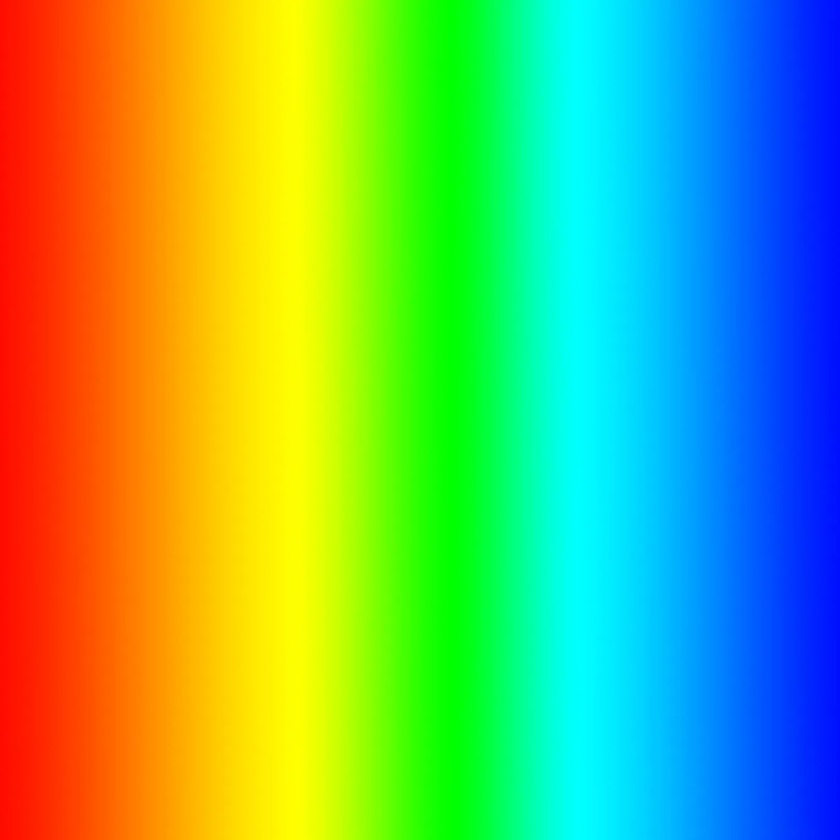
#> input picture openCV_practice/rainbow.jpeg, 840 x 840 px, shrunk from 1333 x 1333 before the run, given in place of rainbow.jpg, which was not available
$ python thresholding.py
#> lines starting #> are read from the running program, lines starting #| are printed output that depends on the picture; after the words box and inside, x2 and y2 are one past the last pixel; in counts of white or black regions, pixels touching at a corner belong together; pictures that were not available may be replaced by others from this repository, and a replacement may not be noted
import PIL
from matplotlib import image
import numpy as np
import matplotlib.pyplot as plt
import cv2
from PIL import Image

img = cv2.imread("rainbow.jpg",0)
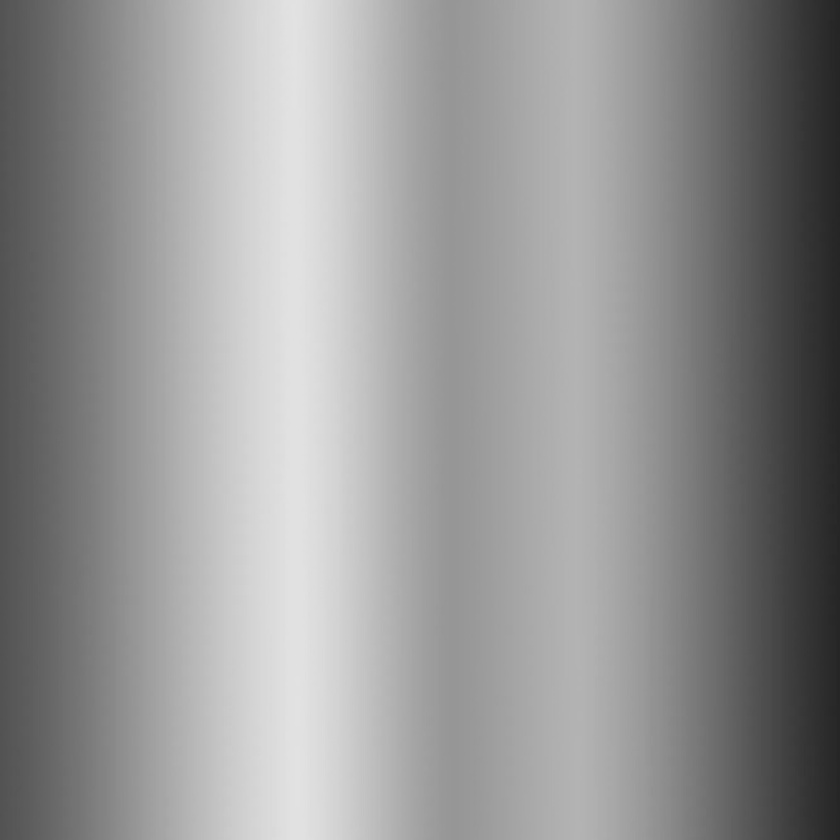
#> img: shape (840, 840); min 36, max 226, mean 149.4
#影像二值化

ret,thresh1=cv2.threshold(img,127,255,cv2.THRESH_BINARY)
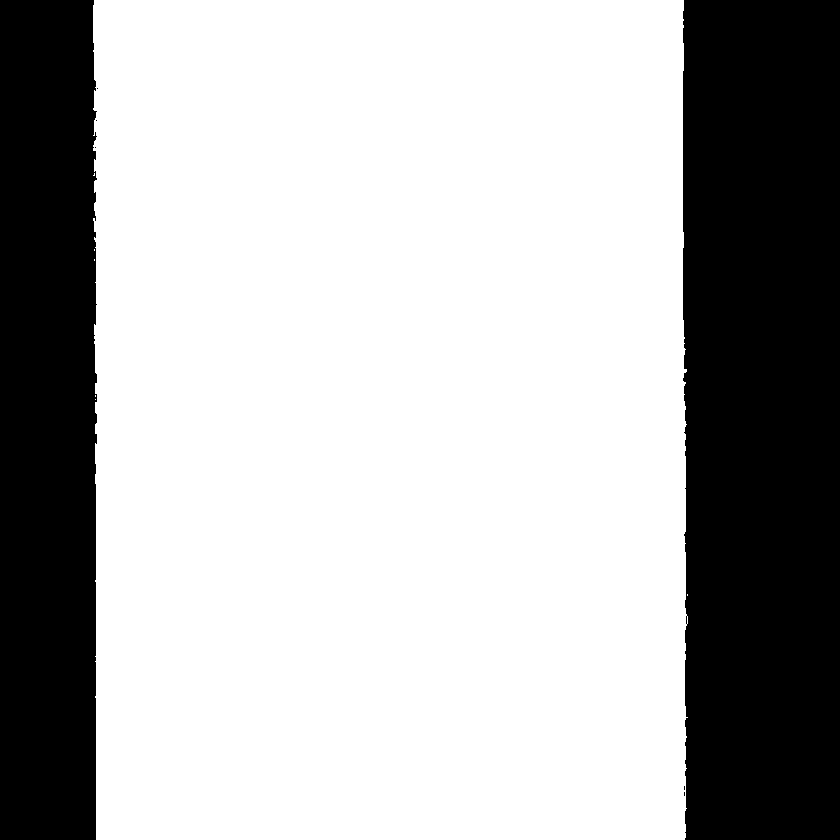
#> thresh1: shape (840, 840); 70.1% white; 7 black regions (5 under 20 px), largest, box (x1, y1, x2, y2) and area: (683, 0, 840, 840) 130538, (0, 0, 97, 840) 80127

fig = plt.figure()
ax1 = fig.add_subplot(1,2,1)
ax1.imshow(img,cmap="gray")
ax2 = fig.add_subplot(1,2,2)
ax2.imshow(thresh1,cmap="gray")
plt.show()
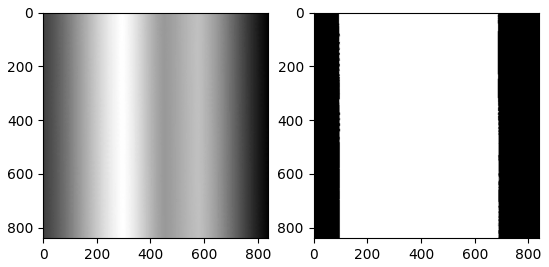
#> figure drawn by matplotlib, 2 panels
plt.close()

$ run again, with openCV_practice/pic.jpg copied over openCV_practice/rainbow.jpeg
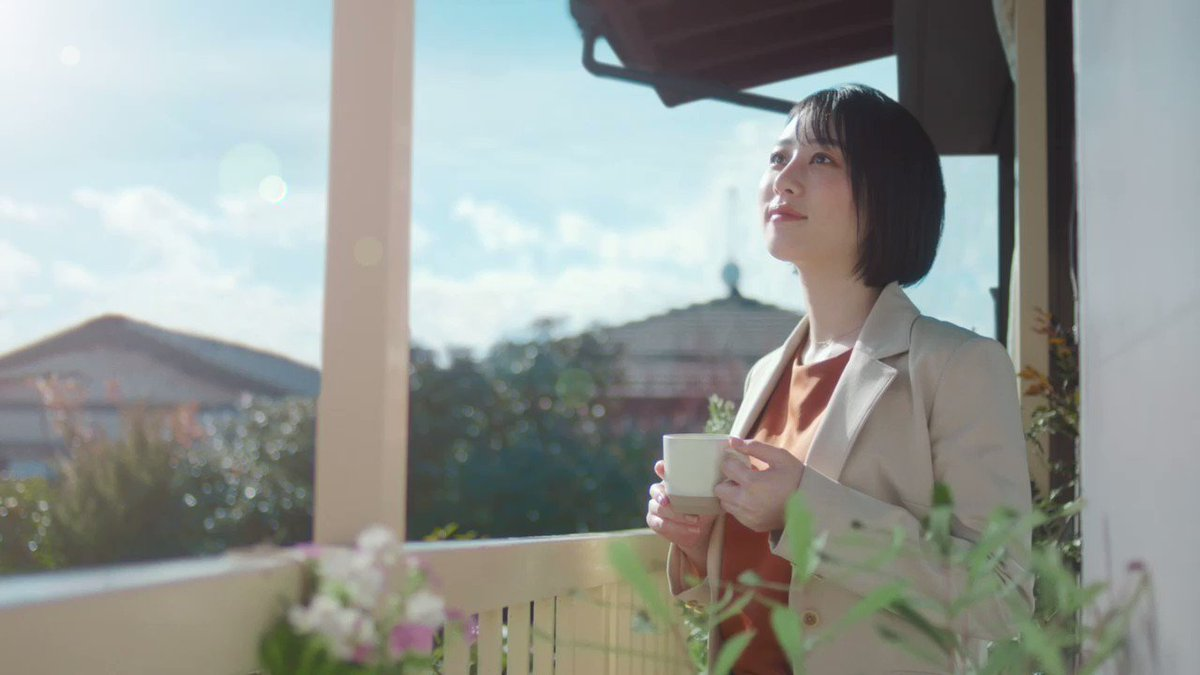
#> input picture openCV_practice/pic.jpg, 1200 x 675 px, given in place of rainbow.jpg, which was not available
#> `ret,thresh1=cv2.threshold(img,127,255,cv2.THRESH_BINARY)`:
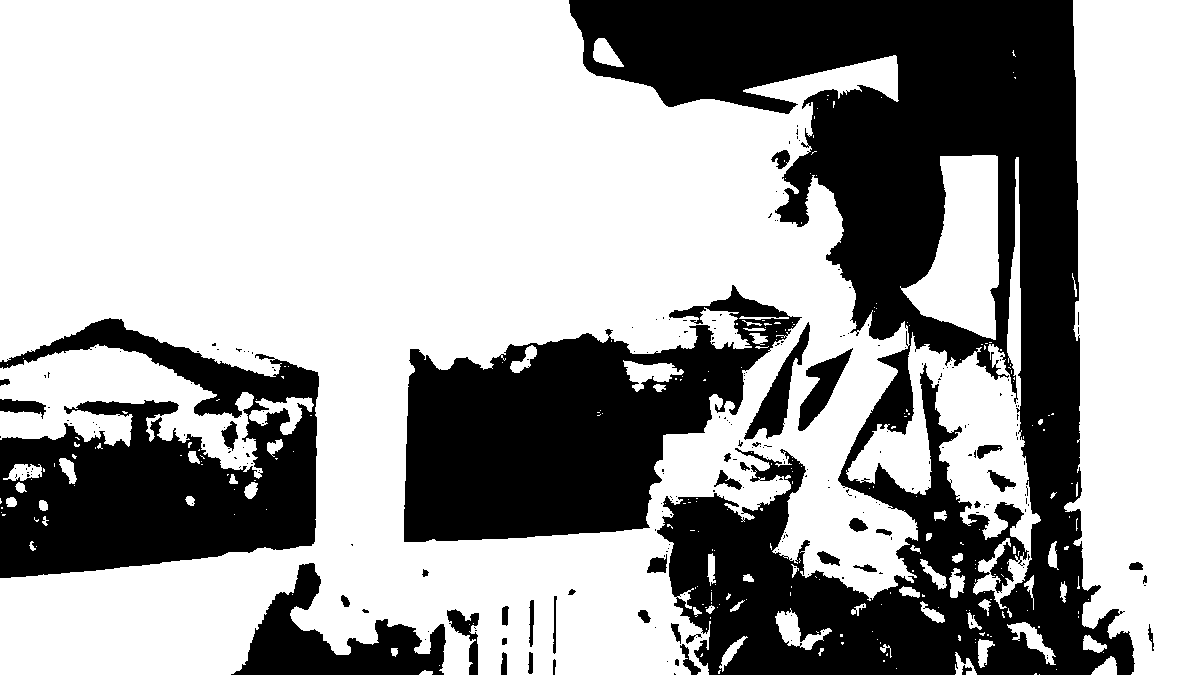
#> thresh1: shape (675, 1200); 64.8% white; 249 black regions (207 under 20 px), largest, box (x1, y1, x2, y2) and area: (569, 0, 1135, 675) 163805, (404, 285, 802, 542) 54509, (0, 318, 319, 578) 47633
#> `plt.show()`:
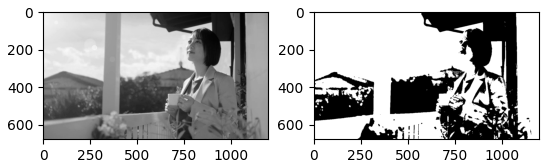
#> figure drawn by matplotlib, 2 panels
